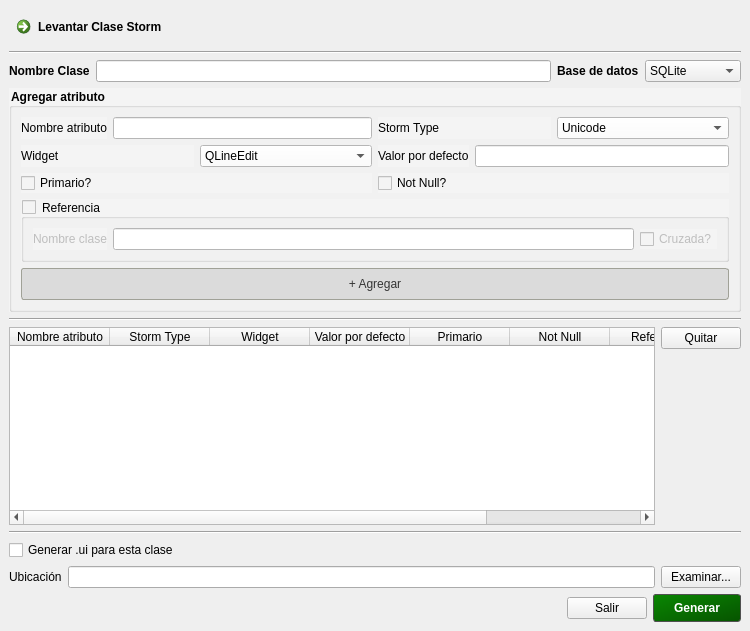
<?xml version="1.0" encoding="UTF-8"?>
<ui version="4.0">
 <class>MainWindow</class>
 <widget class="QMainWindow" name="MainWindow">
  <property name="geometry">
   <rect>
    <x>0</x>
    <y>0</y>
    <width>750</width>
    <height>631</height>
   </rect>
  </property>
  <property name="windowTitle">
   <string>Generar clase Storm + .ui</string>
  </property>
  <widget class="QWidget" name="centralwidget">
   <layout class="QVBoxLayout" name="verticalLayout_6">
    <item>
     <layout class="QHBoxLayout" name="horizontalLayout_13">
      <item>
       <widget class="QCommandLinkButton" name="clbtLevantarClaseStorm">
        <property name="toolTip">
         <string>Leer informacion desde una clase existente y agregarla a los datos actuales.</string>
        </property>
        <property name="text">
         <string>Levantar Clase Storm</string>
        </property>
       </widget>
      </item>
      <item>
       <spacer name="horizontalSpacer_2">
        <property name="orientation">
         <enum>Qt::Horizontal</enum>
        </property>
        <property name="sizeHint" stdset="0">
         <size>
          <width>40</width>
          <height>20</height>
         </size>
        </property>
       </spacer>
      </item>
     </layout>
    </item>
    <item>
     <widget class="Line" name="line_3">
      <property name="orientation">
       <enum>Qt::Horizontal</enum>
      </property>
     </widget>
    </item>
    <item>
     <layout class="QHBoxLayout" name="horizontalLayout_14">
      <item>
       <layout class="QHBoxLayout" name="horizontalLayout_11">
        <item>
         <widget class="QLabel" name="label_7">
          <property name="font">
           <font>
            <weight>75</weight>
            <bold>true</bold>
           </font>
          </property>
          <property name="text">
           <string>Nombre Clase</string>
          </property>
         </widget>
        </item>
        <item>
         <widget class="QLineEdit" name="leNombreClase"/>
        </item>
       </layout>
      </item>
      <item>
       <layout class="QHBoxLayout" name="horizontalLayout_12">
        <item>
         <widget class="QLabel" name="label_8">
          <property name="font">
           <font>
            <weight>75</weight>
            <bold>true</bold>
           </font>
          </property>
          <property name="text">
           <string>Base de datos</string>
          </property>
         </widget>
        </item>
        <item>
         <widget class="QComboBox" name="cbBDs">
          <item>
           <property name="text">
            <string>SQLite</string>
           </property>
          </item>
          <item>
           <property name="text">
            <string>My SQL</string>
           </property>
          </item>
          <item>
           <property name="text">
            <string>PostgreSQL</string>
           </property>
          </item>
         </widget>
        </item>
       </layout>
      </item>
     </layout>
    </item>
    <item>
     <widget class="QGroupBox" name="groupBox">
      <property name="font">
       <font>
        <weight>75</weight>
        <bold>true</bold>
       </font>
      </property>
      <property name="styleSheet">
       <string notr="true">background-color: rgb(244, 244, 244);</string>
      </property>
      <property name="title">
       <string>Agregar atributo</string>
      </property>
      <layout class="QVBoxLayout" name="verticalLayout_5">
       <item>
        <layout class="QVBoxLayout" name="verticalLayout_4">
         <item>
          <layout class="QHBoxLayout" name="horizontalLayout_10">
           <item>
            <layout class="QVBoxLayout" name="verticalLayout">
             <item>
              <layout class="QHBoxLayout" name="horizontalLayout">
               <item>
                <widget class="QLabel" name="label">
                 <property name="text">
                  <string>Nombre atributo</string>
                 </property>
                </widget>
               </item>
               <item>
                <widget class="QLineEdit" name="leNombre">
                 <property name="styleSheet">
                  <string notr="true">background-color: rgb(255, 255, 255);</string>
                 </property>
                </widget>
               </item>
              </layout>
             </item>
             <item>
              <layout class="QHBoxLayout" name="horizontalLayout_4">
               <item>
                <widget class="QLabel" name="label_4">
                 <property name="text">
                  <string>Widget</string>
                 </property>
                </widget>
               </item>
               <item>
                <widget class="QComboBox" name="cbWidget">
                 <property name="styleSheet">
                  <string notr="true">background-color: rgb(255, 255, 255);</string>
                 </property>
                 <item>
                  <property name="text">
                   <string>QLineEdit</string>
                  </property>
                 </item>
                 <item>
                  <property name="text">
                   <string>QComboBox</string>
                  </property>
                 </item>
                 <item>
                  <property name="text">
                   <string>QRadioButton</string>
                  </property>
                 </item>
                 <item>
                  <property name="text">
                   <string>QSpinBox</string>
                  </property>
                 </item>
                 <item>
                  <property name="text">
                   <string>QDateEdit</string>
                  </property>
                 </item>
                </widget>
               </item>
              </layout>
             </item>
             <item>
              <widget class="QCheckBox" name="chkPrimario">
               <property name="text">
                <string>Primario?</string>
               </property>
              </widget>
             </item>
            </layout>
           </item>
           <item>
            <layout class="QVBoxLayout" name="verticalLayout_2">
             <item>
              <layout class="QHBoxLayout" name="horizontalLayout_2">
               <item>
                <widget class="QLabel" name="label_2">
                 <property name="text">
                  <string>Storm Type</string>
                 </property>
                </widget>
               </item>
               <item>
                <widget class="QComboBox" name="cbStormType">
                 <property name="styleSheet">
                  <string notr="true">background-color: rgb(255, 255, 255);</string>
                 </property>
                 <property name="currentIndex">
                  <number>11</number>
                 </property>
                 <property name="insertPolicy">
                  <enum>QComboBox::InsertAlphabetically</enum>
                 </property>
                 <item>
                  <property name="text">
                   <string>Bool</string>
                  </property>
                 </item>
                 <item>
                  <property name="text">
                   <string>Date</string>
                  </property>
                 </item>
                 <item>
                  <property name="text">
                   <string>DateTime</string>
                  </property>
                 </item>
                 <item>
                  <property name="text">
                   <string>Decimal</string>
                  </property>
                 </item>
                 <item>
                  <property name="text">
                   <string>Float</string>
                  </property>
                 </item>
                 <item>
                  <property name="text">
                   <string>Int</string>
                  </property>
                 </item>
                 <item>
                  <property name="text">
                   <string>List</string>
                  </property>
                 </item>
                 <item>
                  <property name="text">
                   <string>Pickle</string>
                  </property>
                 </item>
                 <item>
                  <property name="text">
                   <string>RawStr</string>
                  </property>
                 </item>
                 <item>
                  <property name="text">
                   <string>Time</string>
                  </property>
                 </item>
                 <item>
                  <property name="text">
                   <string>TimeDelta</string>
                  </property>
                 </item>
                 <item>
                  <property name="text">
                   <string>Unicode</string>
                  </property>
                 </item>
                </widget>
               </item>
              </layout>
             </item>
             <item>
              <layout class="QHBoxLayout" name="horizontalLayout_3">
               <item>
                <widget class="QLabel" name="label_3">
                 <property name="text">
                  <string>Valor por defecto</string>
                 </property>
                </widget>
               </item>
               <item>
                <widget class="QLineEdit" name="leValorPorDefecto">
                 <property name="styleSheet">
                  <string notr="true">background-color: rgb(255, 255, 255);</string>
                 </property>
                </widget>
               </item>
              </layout>
             </item>
             <item>
              <widget class="QCheckBox" name="chkNotNull">
               <property name="text">
                <string>Not Null?</string>
               </property>
              </widget>
             </item>
            </layout>
           </item>
          </layout>
         </item>
         <item>
          <widget class="QGroupBox" name="gbReferencia">
           <property name="title">
            <string>Referencia</string>
           </property>
           <property name="checkable">
            <bool>true</bool>
           </property>
           <property name="checked">
            <bool>false</bool>
           </property>
           <layout class="QHBoxLayout" name="horizontalLayout_9">
            <item>
             <layout class="QHBoxLayout" name="horizontalLayout_6">
              <item>
               <widget class="QLabel" name="label_5">
                <property name="text">
                 <string>Nombre clase</string>
                </property>
               </widget>
              </item>
              <item>
               <widget class="QLineEdit" name="leNombreReferencia">
                <property name="styleSheet">
                 <string notr="true">background-color: rgb(255, 255, 255);</string>
                </property>
               </widget>
              </item>
             </layout>
            </item>
            <item>
             <widget class="QCheckBox" name="chkCruzada">
              <property name="text">
               <string>Cruzada?</string>
              </property>
             </widget>
            </item>
           </layout>
          </widget>
         </item>
         <item>
          <widget class="QPushButton" name="btAgregar">
           <property name="sizePolicy">
            <sizepolicy hsizetype="Expanding" vsizetype="Fixed">
             <horstretch>0</horstretch>
             <verstretch>0</verstretch>
            </sizepolicy>
           </property>
           <property name="maximumSize">
            <size>
             <width>1666666</width>
             <height>1666666</height>
            </size>
           </property>
           <property name="styleSheet">
            <string notr="true">QPushButton {
	background: #DBDBDB;
	border-radius: 3px;
	color:#353535;
	border: 1px solid #A0A197;
	padding:8px;
}

QPushButton:pressed{
	background-color: qlineargradient(x1: 0, y1: 0, x2: 0, y2: 1,
                                            stop: 0 #dadbde, stop: 1 #f6f7fa);		
	border: 1px solid #505050;
}
QPushButton:hover{
         background-color: qlineargradient(x1: 0, y1: 0, x2: 0, y2: 1,
                                           stop: 0 #dadbde, stop: 1 #f6f7fa);
}</string>
           </property>
           <property name="text">
            <string>+ Agregar</string>
           </property>
          </widget>
         </item>
        </layout>
       </item>
      </layout>
     </widget>
    </item>
    <item>
     <widget class="Line" name="line">
      <property name="orientation">
       <enum>Qt::Horizontal</enum>
      </property>
     </widget>
    </item>
    <item>
     <layout class="QHBoxLayout" name="horizontalLayout_8">
      <item>
       <widget class="QTableWidget" name="twLista">
        <attribute name="horizontalHeaderCascadingSectionResizes">
         <bool>true</bool>
        </attribute>
        <attribute name="horizontalHeaderShowSortIndicator" stdset="0">
         <bool>false</bool>
        </attribute>
        <attribute name="horizontalHeaderStretchLastSection">
         <bool>false</bool>
        </attribute>
        <attribute name="verticalHeaderVisible">
         <bool>false</bool>
        </attribute>
        <attribute name="verticalHeaderVisible">
         <bool>false</bool>
        </attribute>
        <attribute name="horizontalHeaderShowSortIndicator" stdset="0">
         <bool>false</bool>
        </attribute>
        <attribute name="horizontalHeaderStretchLastSection">
         <bool>false</bool>
        </attribute>
        <attribute name="horizontalHeaderCascadingSectionResizes">
         <bool>true</bool>
        </attribute>
        <column>
         <property name="text">
          <string>Nombre atributo</string>
         </property>
        </column>
        <column>
         <property name="text">
          <string>Storm Type</string>
         </property>
        </column>
        <column>
         <property name="text">
          <string>Widget</string>
         </property>
        </column>
        <column>
         <property name="text">
          <string>Valor por defecto</string>
         </property>
        </column>
        <column>
         <property name="text">
          <string>Primario</string>
         </property>
        </column>
        <column>
         <property name="text">
          <string>Not Null</string>
         </property>
        </column>
        <column>
         <property name="text">
          <string>Referencia</string>
         </property>
        </column>
        <column>
         <property name="text">
          <string>Cruzada</string>
         </property>
        </column>
       </widget>
      </item>
      <item>
       <layout class="QVBoxLayout" name="verticalLayout_3">
        <item>
         <widget class="QPushButton" name="btQuitar">
          <property name="text">
           <string>Quitar</string>
          </property>
         </widget>
        </item>
        <item>
         <spacer name="verticalSpacer">
          <property name="orientation">
           <enum>Qt::Vertical</enum>
          </property>
          <property name="sizeHint" stdset="0">
           <size>
            <width>20</width>
            <height>40</height>
           </size>
          </property>
         </spacer>
        </item>
       </layout>
      </item>
     </layout>
    </item>
    <item>
     <widget class="Line" name="line_2">
      <property name="orientation">
       <enum>Qt::Horizontal</enum>
      </property>
     </widget>
    </item>
    <item>
     <widget class="QCheckBox" name="chkGenerarUi">
      <property name="text">
       <string>Generar .ui para esta clase</string>
      </property>
     </widget>
    </item>
    <item>
     <layout class="QHBoxLayout" name="horizontalLayout_7">
      <item>
       <widget class="QLabel" name="label_6">
        <property name="text">
         <string>Ubicación</string>
        </property>
       </widget>
      </item>
      <item>
       <widget class="QLineEdit" name="leUbicacion"/>
      </item>
      <item>
       <widget class="QPushButton" name="btExaminar">
        <property name="text">
         <string>Examinar...</string>
        </property>
       </widget>
      </item>
     </layout>
    </item>
    <item>
     <layout class="QHBoxLayout" name="horizontalLayout_5">
      <item>
       <spacer name="horizontalSpacer">
        <property name="orientation">
         <enum>Qt::Horizontal</enum>
        </property>
        <property name="sizeHint" stdset="0">
         <size>
          <width>40</width>
          <height>20</height>
         </size>
        </property>
       </spacer>
      </item>
      <item>
       <widget class="QPushButton" name="btSalir">
        <property name="text">
         <string>Salir</string>
        </property>
       </widget>
      </item>
      <item>
       <widget class="QPushButton" name="btGenerar">
        <property name="styleSheet">
         <string notr="true">QPushButton{
	color: rgb(255, 255, 255);
	background-color: qlineargradient(spread:pad, x1:0.005, y1:0.006, x2:0.990476, y2:1, stop:0.0047619  rgba(10, 134, 2, 255), stop:1 rgba(6, 84, 0, 255));
border: 1px solid #505050;
border-radius: 3px;
padding:6px 20px;
font: bold;
}
QPushButton:pressed{	
	border: 3px solid #505050;
}</string>
        </property>
        <property name="text">
         <string>Generar</string>
        </property>
       </widget>
      </item>
     </layout>
    </item>
   </layout>
  </widget>
 </widget>
 <tabstops>
  <tabstop>leNombreClase</tabstop>
  <tabstop>cbBDs</tabstop>
  <tabstop>leNombre</tabstop>
  <tabstop>cbStormType</tabstop>
  <tabstop>cbWidget</tabstop>
  <tabstop>leValorPorDefecto</tabstop>
  <tabstop>chkPrimario</tabstop>
  <tabstop>chkNotNull</tabstop>
  <tabstop>gbReferencia</tabstop>
  <tabstop>leNombreReferencia</tabstop>
  <tabstop>chkCruzada</tabstop>
  <tabstop>btAgregar</tabstop>
  <tabstop>twLista</tabstop>
  <tabstop>btQuitar</tabstop>
  <tabstop>chkGenerarUi</tabstop>
  <tabstop>btExaminar</tabstop>
  <tabstop>leUbicacion</tabstop>
  <tabstop>btGenerar</tabstop>
  <tabstop>btSalir</tabstop>
  <tabstop>clbtLevantarClaseStorm</tabstop>
 </tabstops>
 <resources/>
 <connections>
  <connection>
   <sender>btSalir</sender>
   <signal>clicked()</signal>
   <receiver>MainWindow</receiver>
   <slot>close()</slot>
   <hints>
    <hint type="sourcelabel">
     <x>601</x>
     <y>575</y>
    </hint>
    <hint type="destinationlabel">
     <x>460</x>
     <y>567</y>
    </hint>
   </hints>
  </connection>
 </connections>
</ui>
